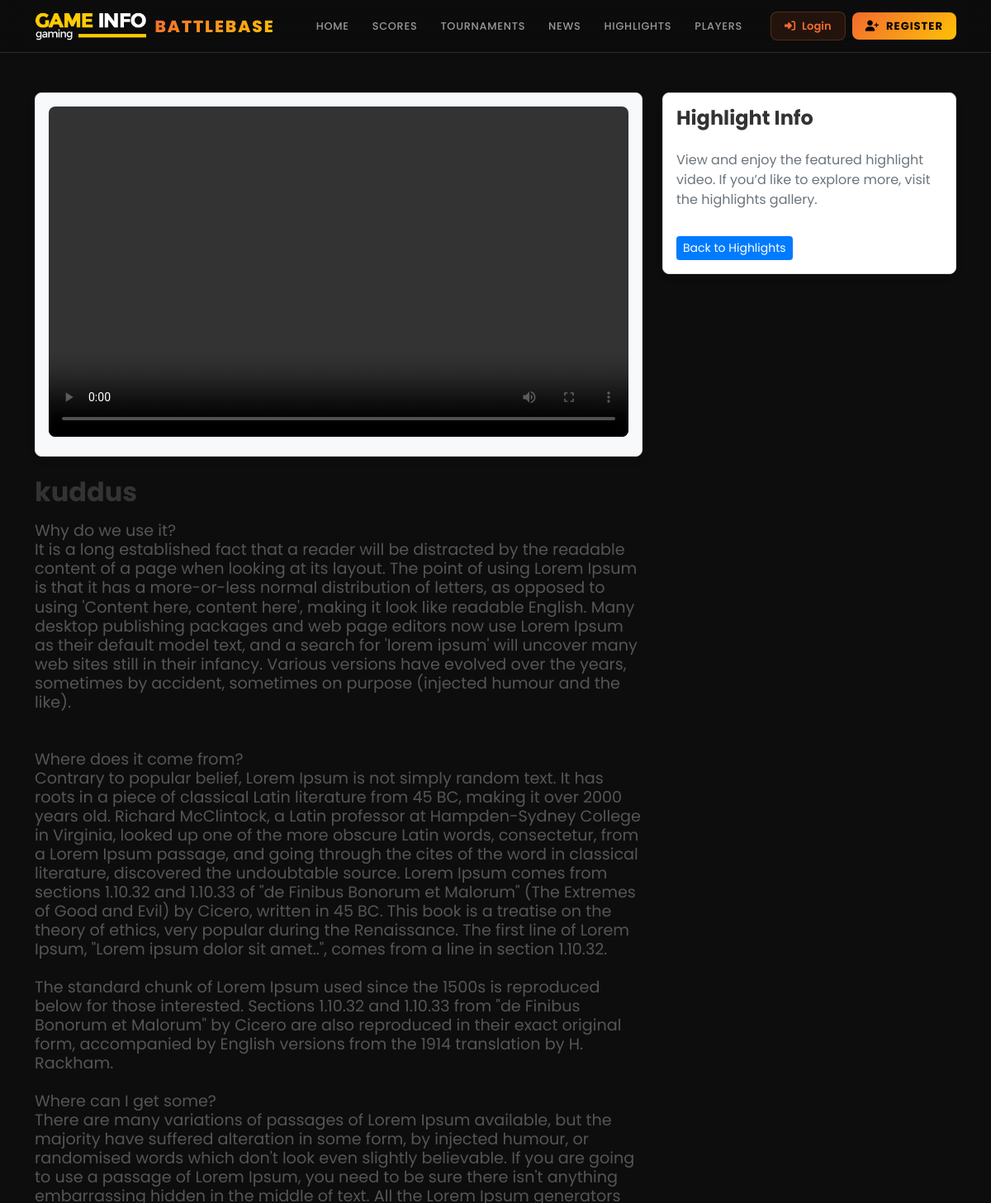
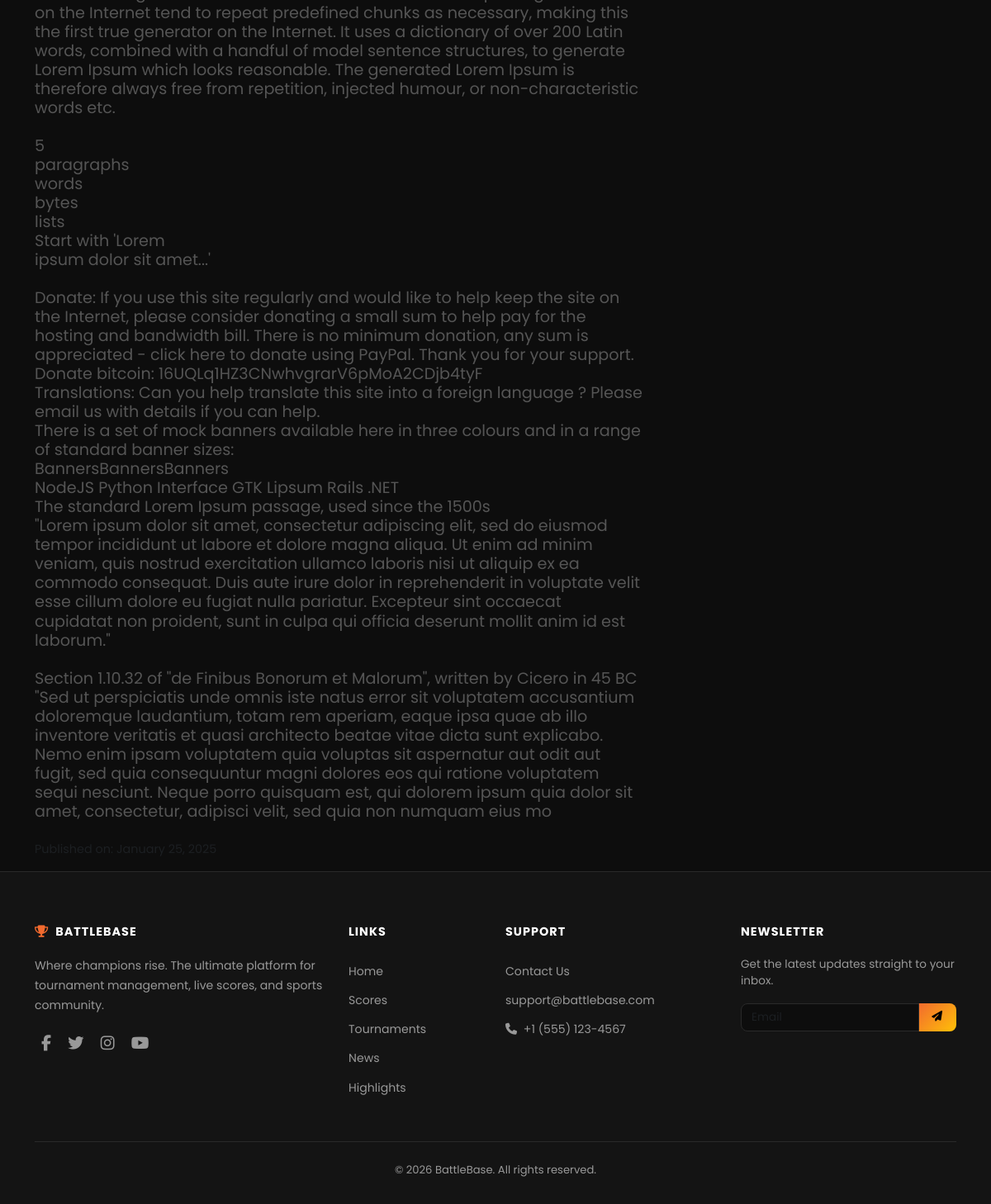
The app's page /view_highlight.php?highlight_id=10 with its own data (2 pictures, top to bottom).
### tables this page shows
CREATE TABLE `highlights` (
  `id` int(11) NOT NULL,
  `user_id` int(11) NOT NULL,
  `title` varchar(255) NOT NULL,
  `details` longtext DEFAULT NULL,
  `video_file` varchar(255) NOT NULL,
  `created_at` timestamp NOT NULL DEFAULT current_timestamp()
);

### view_highlight.php (the view, shortened to what this page needs)
<?php
require_once 'config.php';
include './components/shared/general-header.php';
$highlight_id = isset($_GET['highlight_id']) ? (int) $_GET['highlight_id'] : 0;
try {
    $query = "SELECT title, details, video_file, created_at FROM highlights WHERE id = :id";
    $stmt = $conn->prepare($query);
    $stmt->execute(['id' => $highlight_id]);
    $highlight = $stmt->fetch(PDO::FETCH_ASSOC);
} catch (PDOException $e) {
    $error = "Error fetching highlight: " . $e->getMessage();
}
?>
<div class="container mt-5">
    <?php if (!empty($error)): ?>
        <div class="alert alert-danger"><?= htmlspecialchars($error); ?></div>
    <?php elseif ($highlight): ?>
        <div class="row">
            <div class="col-md-8">
                <div class="video-container mb-4" style="background: #f8f9fa; padding: 1rem; border-radius: 8px; box-shadow: 0px 4px 10px rgba(0, 0, 0, 0.1);">
                    <video width="100%" height="400" controls style="border-radius: 8px;">
                        <source src="./uploads/videos/<?= htmlspecialchars($highlight['video_file']); ?>" type="video/mp4">
                    </video>
                </div>
                <h1 style="font-size: 2rem; font-weight: bold; color: #333;"><?= htmlspecialchars($highlight['title']); ?></h1>
                <h4 style="font-size: 1.2rem; font-weight: 400; color: #555;"><?= nl2br(htmlspecialchars($highlight['details'])); ?></h4>
                <p class="text-muted mt-3" style="font-size: 0.9rem;">Published on: <?= htmlspecialchars(date('F j, Y', strtotime($highlight['created_at']))); ?></p>
            </div>
            <div class="col-md-4">
                <div style="background-color: #fff; padding: 1rem; border: 1px solid #ddd; border-radius: 8px; box-shadow: 0px 4px 8px rgba(0, 0, 0, 0.1);">
                    <h4 style="font-size: 1.5rem; font-weight: bold; color: #333;">Highlight Info</h4>
                    <p class="text-secondary" style="margin-top: 1rem;">View and enjoy the featured highlight video. If you’d like to explore more, visit the highlights gallery.</p>
                    <a href="highlights.php" class="btn btn-primary btn-sm mt-3">Back to Highlights</a>
                </div>
            </div>
        </div>
    <?php else: ?>
        <p class="text-center">Highlight not found.</p>
    <?php endif; ?>
</div>
<?php include './components/shared/general-footer.php'; ?>

### css/custom.css (style rules this page uses)
:root { --bg-primary: #0D0D0D; --bg-secondary: #141414; --bg-card: #1a1a1a; --bg-elevated: #222; --accent-orange: #F26A2E; --accent-orange-rgb: 242, 106, 46; --accent-gold: #FFC107; --white: #FFF; --gray-100: #E0E0E0; --gray-200: #CCC; --gray-300: #999; --gray-400: #666; --text-primary: #FFF; --text-secondary: #E0E0E0; --text-muted: #999; --border-color: #2a2a2a; --gradient-primary: linear-gradient(135deg, #F26A2E, #FFC107); --gradient-reverse: linear-gradient(135deg, #FFC107, #F26A2E); --gradient-orange: linear-gradient(135deg, #F26A2E, #ff8a50); --gradient-dark: linear-gradient(135deg, #0D0D0D, #1a1a1a); --shadow-card: 0 12px 40px rgba(0,0,0,.6); --shadow-glow-orange: 0 0 30px rgba(242,106,46,.25); --shadow-glow-gold: 0 0 30px rgba(255,193,7,.2); --radius-sm: 8px; --radius-md: 14px; --radius-lg: 20px; --radius-xl: 30px; }
* { box-sizing: border-box; }
body { font-family: 'Poppins', sans-serif; background: var(--bg-primary); color: var(--text-primary); overflow-x: hidden; -webkit-font-smoothing: antialiased; }

### view_highlight.php (style rules this page uses)
.video-container { background: #f8f9fa; border: 1px solid #ddd; border-radius: 8px; overflow: hidden; }
h1 { font-size: 2.5rem; color: #333; font-weight: bold; margin-bottom: 1rem; }
h4 { font-size: 1.5rem; color: #555; margin-bottom: 1.5rem; }
.btn-primary { background-color: #007bff; border: none; }

### records on screen
highlights: title "kuddus", details "Why do we use it? It is a long established fact that a reader will be distracted by the readable content of a page when looking at its layout. The point of using Lorem Ipsum is that it has a more-or-less normal distribution of letters, as opposed to using 'Content here, content here', making it look like readable English. Many desktop publishing packages and web page editors now use Lorem Ipsum as their default model text, and a search for 'lorem ipsum' will uncover many web sites still in their infancy. Various versions have evolved over the years, sometimes by accident, sometimes on purpose (injected humour and the like). Where does it come from? Contrary to popular belief, Lorem Ipsum is…"
